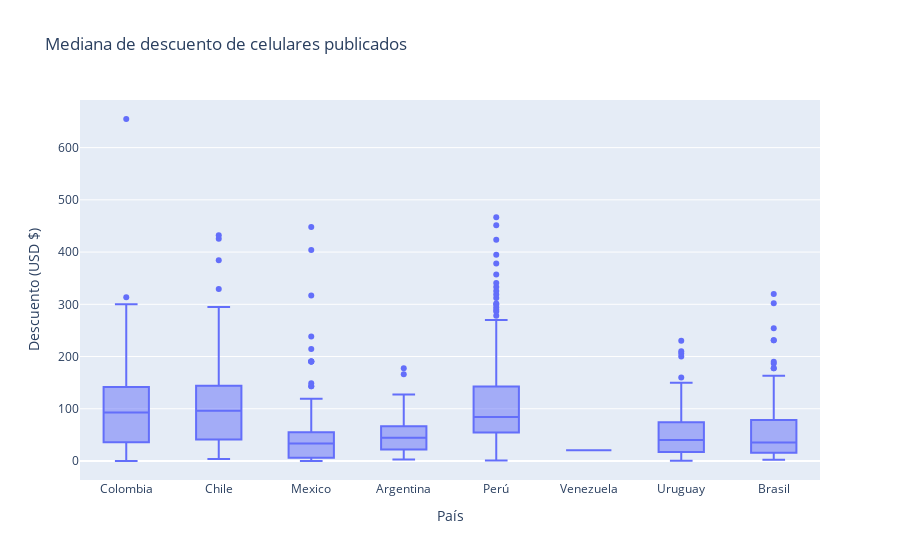

The cell this chart's notebook holds for it:
### Markdown cell above
Si solo nos concentramos en los paises con mas de 900 publicaciones "normales", vemos que Ecuador presenta una gran variabilidad de precios y es el segundo país con la mayor mediana, siendo Chile el primero.

### Code cell
# Promedio de descuento publicado
fig = px.box(df[df.discount == 1], y="descuento_USD", x="country",
             title= 'Mediana de descuento de celulares publicados',
             labels = {
                 "descuento_USD": "Descuento (USD $)",
                 "country": "País"
                      }
            )
fig.show()

### Figure 1 — Plotly figure (JSON) as saved in the notebook; plotly's stock layout.template omitted (floating-point values rounded to 4 significant figures; data arrays with more than 128 entries replaced by an {"elided": "..."} marker saying what was removed)
{"data": [{"alignmentgroup": "True", "hovertemplate": "País=%{x}<br>Descuento (USD $)=%{y}<extra></extra>", "legendgroup": "", "marker": {"color": "#636efa"}, "name": "", "notched": false, "offsetgroup": "", "orientation": "v", "showlegend": false, "type": "box", "x": {"elided": "1052 str values"}, "x0": " ", "xaxis": "x", "y": {"elided": "1052 float values"}, "y0": " ", "yaxis": "y"}], "layout": {"boxmode": "group", "legend": {"tracegroupgap": 0}, "title": {"text": "Mediana de descuento de celulares publicados"}, "xaxis": {"anchor": "y", "domain": [0, 1], "title": {"text": "País"}}, "yaxis": {"anchor": "x", "domain": [0, 1], "title": {"text": "Descuento (USD $)"}}}}
